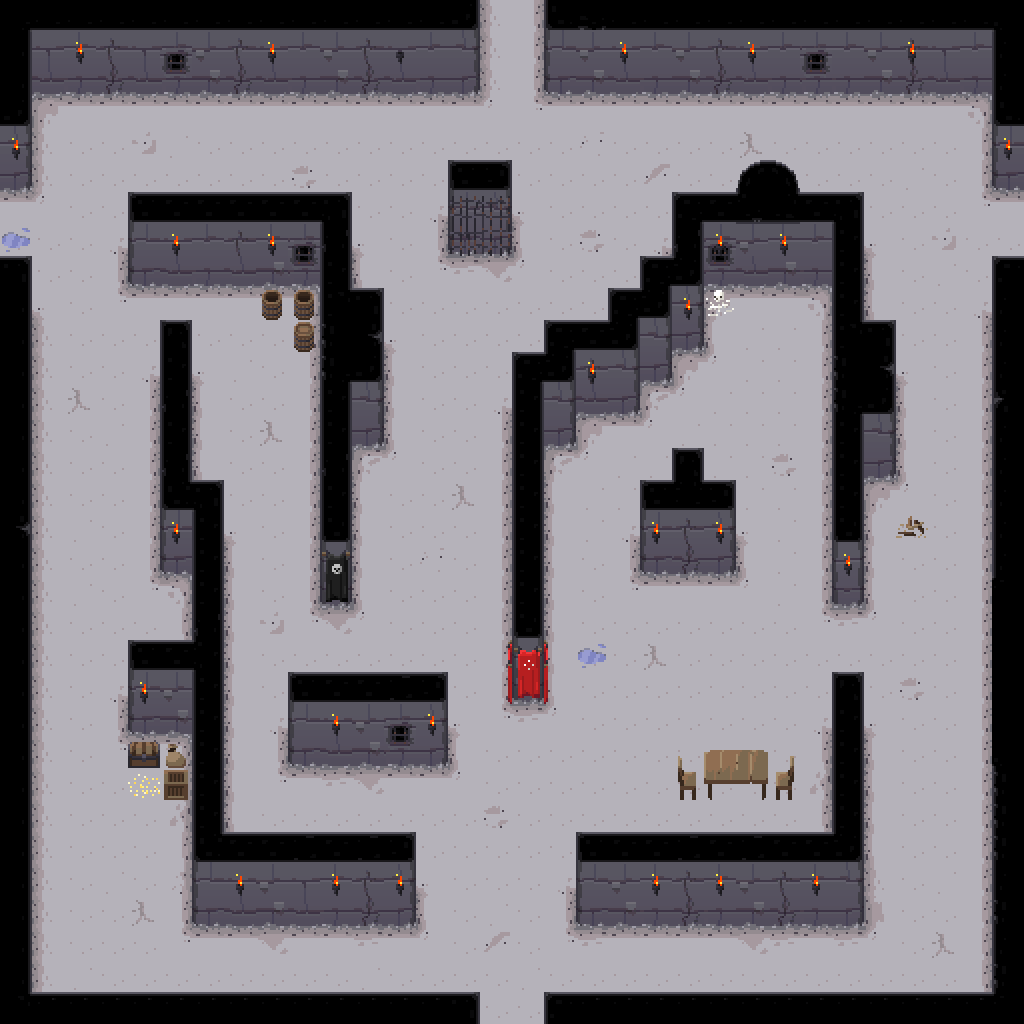

This game map was drawn from its Tiled (.tmx) file and the tilesets committed beside it. A one-line description and the trimmed map source follow:
An orthogonal 32x32 tile map with 32x32 px tiles, 4 tile layers (ground, walls, objects, tops) and 66 objects (26x light, 4x monster, 3x item).

<map version="1.0" orientation="orthogonal" renderorder="right-down" width="32" height="32" tilewidth="32" tileheight="32" nextobjectid="82">
 <tileset firstgid="1" name="dungeon tileset calciumtrice" tilewidth="32" tileheight="32" tilecount="750">
  <image source="../textures/spritesheets/dungeon tileset calciumtrice.png" width="960" height="808" />
 </tileset>
 <layer name="ground" width="32" height="32">
  <data>[1024 cells, 1024 non-empty, 24 distinct tile ids]</data>
 </layer>
 <layer name="walls" width="32" height="32">
  <data>[1024 cells, 163 non-empty, 16 distinct tile ids]</data>
 </layer>
 <layer name="objects" width="32" height="32">
  <data>[1024 cells, 58 non-empty, 31 distinct tile ids]</data>
 </layer>
 <layer name="tops" width="32" height="32">
  <data>[1024 cells, 222 non-empty, 37 distinct tile ids]</data>
 </layer>
 <objectgroup name="colliderWalls">
  <object id="1" x="0" y="0" width="480" height="96" />
  <object id="2" x="544" y="0" width="480" height="96" />
  <object id="3" x="0" y="96" width="32" height="96" />
  <object id="4" x="992" y="96" width="32" height="96" />
  <object id="5" x="0" y="288" width="32" height="736" />
  <object id="6" x="992" y="288" width="32" height="736" />
  <object id="12" x="128" y="224" width="224" height="64" />
  <object id="14" x="320" y="288" width="32" height="320" />
  <object id="15" x="352" y="320" width="32" height="128" />
  <object id="17" x="448" y="192" width="64" height="64" />
  <object id="18" x="672" y="224" width="192" height="64" />
  <object id="21" x="736" y="192" width="64" height="32" />
  <object id="22" x="832" y="288" width="32" height="320" />
  <object id="23" x="864" y="352" width="32" height="128" />
  <object id="24" x="640" y="512" width="96" height="64" />
  <object id="25" x="672" y="480" width="32" height="32" />
  <object id="26" x="640" y="288" width="64" height="64" />
  <object id="27" x="608" y="320" width="64" height="64" />
  <object id="28" x="544" y="352" width="96" height="64" />
  <object id="29" x="512" y="384" width="64" height="64" />
  <object id="30" x="512" y="448" width="32" height="256" />
  <object id="31" x="288" y="704" width="160" height="64" />
  <object id="32" x="160" y="352" width="32" height="224" />
  <object id="33" x="192" y="512" width="32" height="416" />
  <object id="34" x="128" y="672" width="64" height="64" />
  <object id="35" x="224" y="864" width="192" height="64" />
  <object id="36" x="576" y="864" width="288" height="64" />
  <object id="37" x="832" y="704" width="32" height="160" />
  <object id="72" x="256" y="288" width="64" height="32" />
  <object id="73" x="288" y="320" width="32" height="32" />
  <object id="76" x="672" y="768" width="128" height="32" />
  <object id="79" x="128" y="736" width="64" height="32" />
  <object id="81" x="160" y="768" width="32" height="32" />
 </objectgroup>
 <objectgroup name="lights">
  <object id="7" name="light" x="992" y="128" width="32" height="32" />
  <object id="8" name="light" x="0" y="128" width="32" height="32" />
  <object id="44" name="light" x="832" y="544" width="32" height="32" />
  <object id="45" name="light" x="704" y="512" width="32" height="32" />
  <object id="46" name="light" x="640" y="512" width="32" height="32" />
  <object id="47" name="light" x="768" y="224" width="32" height="32" />
  <object id="48" name="light" x="896" y="32" width="32" height="32" />
  <object id="49" name="light" x="736" y="32" width="32" height="32" />
  <object id="50" name="light" x="608" y="32" width="32" height="32" />
  <object id="51" name="light" x="256" y="32" width="32" height="32" />
  <object id="52" name="light" x="64" y="32" width="32" height="32" />
  <object id="53" name="light" x="160" y="224" width="32" height="32" />
  <object id="54" name="light" x="256" y="224" width="32" height="32" />
  <object id="55" name="light" x="160" y="512" width="32" height="32" />
  <object id="56" name="light" x="128" y="672" width="32" height="32" />
  <object id="57" name="light" x="320" y="704" width="32" height="32" />
  <object id="58" name="light" x="416" y="704" width="32" height="32" />
  <object id="59" name="light" x="224" y="864" width="32" height="32" />
  <object id="60" name="light" x="320" y="864" width="32" height="32" />
  <object id="61" name="light" x="384" y="864" width="32" height="32" />
  <object id="62" name="light" x="640" y="864" width="32" height="32" />
  <object id="63" name="light" x="704" y="864" width="32" height="32" />
  <object id="64" name="light" x="800" y="864" width="32" height="32" />
  <object id="65" name="light" x="576" y="352" width="32" height="32" />
  <object id="66" name="light" x="704" y="224" width="32" height="32" />
  <object id="67" name="light" x="672" y="288" width="32" height="32" />
  <object id="68" name="monster" x="736" y="640" width="32" height="32">
   <properties>
    <property name="type" value="zombie" />
   </properties>
  </object>
 </objectgroup>
 <objectgroup name="mapObjects">
  <object id="9" name="item" x="768" y="288" width="32" height="32">
   <properties>
    <property name="type" value="potion_hp" />
    <property name="value" value="10" />
   </properties>
  </object>
  <object id="10" name="monster" x="640" y="704" width="32" height="32">
   <properties>
    <property name="type" value="zombie" />
   </properties>
  </object>
  <object id="69" name="monster" x="736" y="640" width="32" height="32">
   <properties>
    <property name="type" value="zombie" />
   </properties>
  </object>
  <object id="70" name="item" x="800" y="288" width="32" height="32">
   <properties>
    <property name="type" value="potion_hp" />
    <property name="value" value="10" />
   </properties>
  </object>
  <object id="71" name="item" x="800" y="320" width="32" height="32">
   <properties>
    <property name="type" value="potion_hp" />
    <property name="value" value="10" />
   </properties>
  </object>
  <object id="75" name="monster" x="576" y="160" width="32" height="32">
   <properties>
    <property name="type" value="zombie" />
   </properties>
  </object>
 </objectgroup>
</map>
